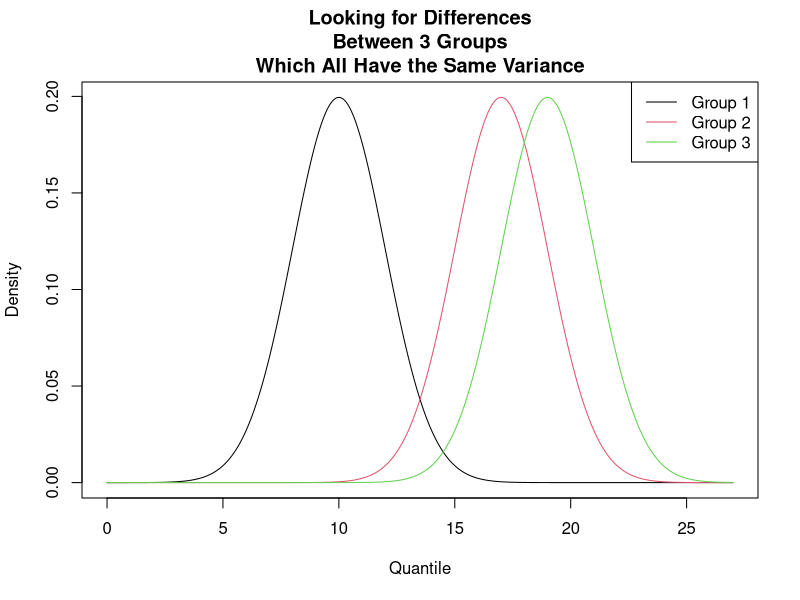
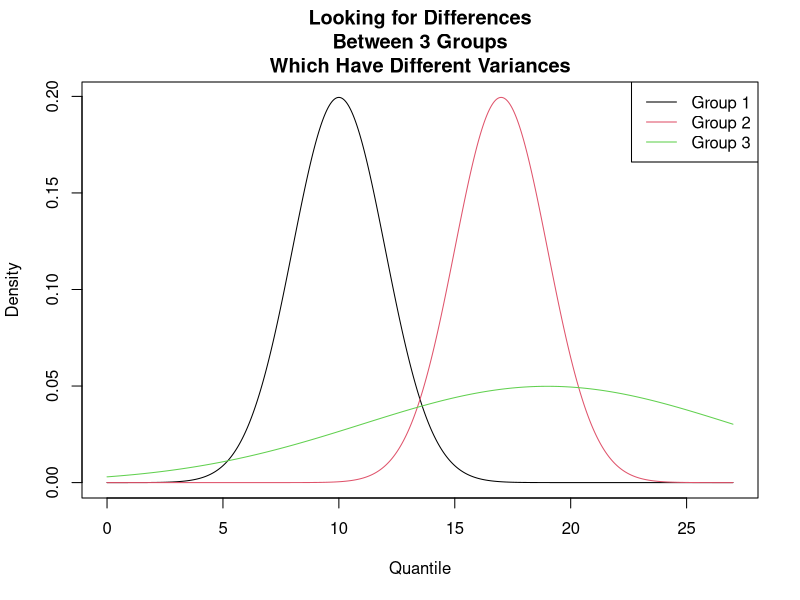
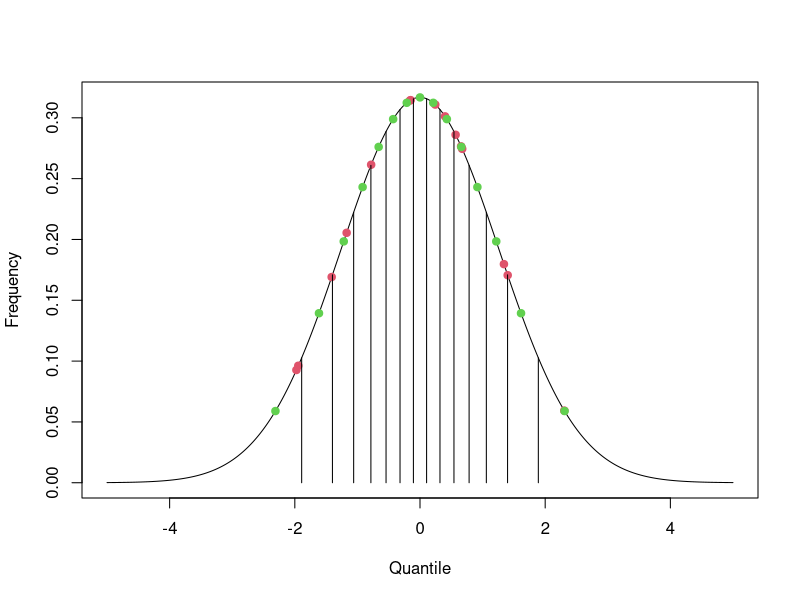
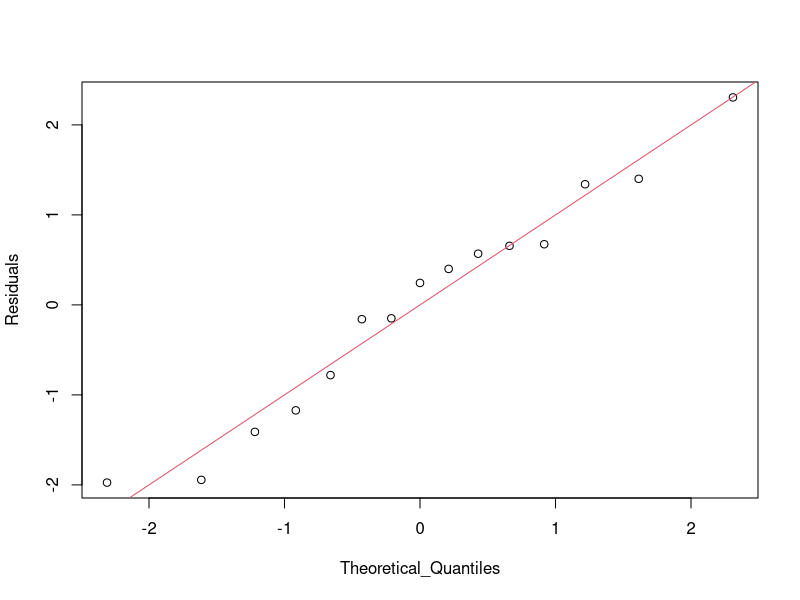

These charts were generated, in order, by the following R code:

# The Linear Model and the Analysis of Variance


# Dummy Variables

lm(iris$Sepal.Length ~ iris$Species)

# We only have one predictor variable in this model.
# Why are there two coefficients in this model?

# It's because the variable 'Species' is categorical. THINK LINEAR MIXED MODEL CONVO

# There are three unique 'Species'.

unique(iris$Species)

# In order to perform linear regression on a
# categorical variable, dummy variables must be used.
# Dummy variables are a numeric way of representing
# categorical variables.

# Here is an example of what dummy variables are.

My_Data <- iris
My_Data$versicolor <- ifelse(iris$Species == 'versicolor', 1, 0) #Makes 3 columns where 1 means it's that species and 0 means its not
My_Data$setosa <- ifelse(iris$Species == 'setosa', 1, 0)
My_Data$virginica <- ifelse(iris$Species == 'virginica', 1, 0)
View(My_Data)

# We just created 3 new columns (one for each
# species).

# We could actually get by with just two columns.

My_Data <- My_Data[, which(colnames(My_Data) != 'virginica')]
View(My_Data)

# In this case, we got rid of the 'virginica'
# column, but we can still tell if a species is
# 'virginica' or not - if it's not 'versicolor' or
# 'setosa', it must be 'virginica'.

# In short, for a given categorical variable with n
# unique categories, we use n - 1 dummy variables to
# create our model.

lm(iris$Sepal.Length ~ iris$Species) #n-1 dummy variables

# That's why we have two, and not one or three, slopes
# in this model.

# In this case, 'setosa' is the baseline, and
# 'versicolor' has an average sepal length 0.930 units
# greater than that of 'setosa'. 'virginica' has an
# average sepal length 1.592 units greater than that
# of 'setosa'.

# Here's what the model actually looks like:

# Sepal.Length = 5.006 + (0.930 * Speciesversicolor) + (1.582 * Speciesvirginica)

# Remember that the 'Speciesversicolor' and
# 'Speciesvirginica' variables are either '0's or
# '1's. If both are '0', then the species must be
# 'setosa', and the sepal length is predicted to be
# 5.006, which is the mean sepal length for the
# species 'setosa'.

mean(iris$Sepal.Length[iris$Species == 'setosa'])


# Analysis of Variance


# How does the analysis of variance work?

Quantile <- seq(0, 27, 0.01)
Group_1 <- dnorm(Quantile, 10, 2)
Group_2 <- dnorm(Quantile, 17, 2)
Group_3 <- dnorm(Quantile, 19, 2)
plot(Group_1 ~ Quantile, type = 'l', col = 1, main = 'Looking for Differences\nBetween 3 Groups\nWhich All Have the Same Variance', xlab = 'Quantile', ylab = 'Density')
lines(Group_2 ~ Quantile, col = 2)
lines(Group_3 ~ Quantile, col = 3)
legend('topright', legend = paste("Group", 1:3), lty = 1, col = 1:3)

# Group 1 has a mean of 10, group 2 has a mean of 17,
# and group 3 has a mean of 19. How can we tell if
# they are significantly different?

# It depends on their variances. Since each group has
# the same variance, we can easily calculate a
# critical distance that can serve to indicate if
# groups are different. You can see how much group 2
# and group 3 overlap, so it's a safe bet to say that
# these groups aren't different. Group 1, on the other
# hand, is quite a bit lower than the other two, and
# its probability distribution function doesn't
# overlap much with the other two. It's safe to say
# that group 1 is probably different than the other
# two groups.

# In practice, groups never have the same exact
# variance. The analysis of variance works by
# calculating a weighted average of the variances
# of the groups. Then, based on this variance, a
# critical distance is calculated. This critical
# distance is the distance between means that two
# groups have to be apart to be deemed different.
# The critical distance is based on the weighted-
# average variance.

# There are two key assumptions this analysis makes.

# First, observations within groups must be
# normally-distributed. Another way of saying this is
# that the residuals must be normally-distributed.
# Residuals are based on a fitted model, and if the
# model predicts that an observation will be the mean
# of the group it's in, then the residuals will be the
# distance between each observation and the mean of
# the group it's in. If these residuals are normally-
# distributed, then the observations within each group
# will also be normally-distributed - you're
# essentially just shifting the whole distribution
# over so that it's centered on 0 instead of on the
# group mean.

# Second, variances of the groups should be the same.
# If they aren't, the critical distance will be
# meaningless.

# Here's an example to prove my point.

Quantile <- seq(0, 27, 0.01)
Group_1 <- dnorm(Quantile, 10, 2)
Group_2 <- dnorm(Quantile, 17, 2)
Group_3 <- dnorm(Quantile, 19, 8)
plot(Group_1 ~ Quantile, type = 'l', col = 1, main = 'Looking for Differences\nBetween 3 Groups\nWhich Have Different Variances', xlab = 'Quantile', ylab = 'Density')
lines(Group_2 ~ Quantile, col = 2)
lines(Group_3 ~ Quantile, col = 3)
legend('topright', legend = paste("Group", 1:3), lty = 1, col = 1:3) #Does not meet the assumptions of ANOVA

# Since group 3 now has a much larger variance than
# the other two groups, the weighted-average variance
# will be greater than it was in the first example.
# Therefore, the critical distance will also be
# greater. Groups 1 and 2 probably won't be different
# anymore because of this new critical distance.
# Furthermore, groups 1 and 3 may be deemed different
# even though there is a significant amount of overlap
# between them, and this is because the critical
# distance is based on the weighted-average variance -
# this critical distance will be too big for the
# groups with the lower variances and too small for
# the group with the large variance.

# Let's work through an example.

Group_1 <- rnorm(5, 10, 2)
Group_2 <- rnorm(5, 17, 2)
Group_3 <- rnorm(5, 19, 2)
Response <- c(Group_1, Group_2, Group_3)
Group <- rep(paste0("Group_", 1:3), each = 5)
(My_Data <- data.frame(Group = Group, Response = Response))

# First, let's build the model.

# My_Data$Response ~ My_Data$Group

# Now, let's test the assumptions.

# Are the residuals normally-distributed?

(Residuals <- lm(Response ~ Group, data = My_Data)$resid)

# Let's look at a quantile-quantile plot. Allows us to test for normality

Mean <- mean(Residuals)
Standard_Deviation <- sd(Residuals)
Quantile <- seq(-5, 5, 0.01)
Frequency <- dnorm(Quantile, Mean, Standard_Deviation)
plot(Frequency ~ Quantile, type = 'l')

# Let's plot our points on this curve.

Our_Residuals <- dnorm(Residuals, Mean, Standard_Deviation)
points(Residuals, Our_Residuals, col = 2, pch = 19)

# Now, let's plot the theoretical values. Since we
# have 15 residuals, we'll have to split this curve up
# into 15 equally-sized regions by area and then
# calculate the midpoints of those regions (by area).
# The quantiles of those midpoints are our theoretical
# values.

#Split probability distrubution curve and find midpoints (by area)
for (i in 1:14) {
  segments(qnorm(i / 15, Mean, Standard_Deviation), 0, qnorm(i / 15, Mean, Standard_Deviation), dnorm(qnorm(i / 15, Mean, Standard_Deviation), Mean, Standard_Deviation))
}

# Now let's add the midpoints.

for (i in 1:15) {
  points(qnorm((2 * i - 1) / 30, Mean, Standard_Deviation), dnorm(qnorm((2 * i - 1) / 30, Mean, Standard_Deviation), Mean, Standard_Deviation), pch = 19, col = 3)
}

# Now, let's look at the quantile-quantile plot.

Theoretical_Quantiles <- qnorm((2 * 1:15 - 1) / 30, Mean, Standard_Deviation)
Residuals <- Residuals[order(Residuals)]
plot(Residuals ~ Theoretical_Quantiles)
abline(0, 1, col = 2)

# It looks pretty good. What do you think?

# We can test this assumption using the Shapiro-Wilk
# test. The null hypothesis of this test is that the
# data follow a normal distribution. Therefore, if the
# p value is greater than 0.05, we can say the data
# are normally-distributed.

shapiro.test(Residuals) #W is the Shapiro test statistic. Essentially correlatoin coefficient

# The Shapiro-Wilk test statistic (W) is very similar
# to, but not exactly the same as, the Pearson's
# correlation coefficient for the relationship
# between the residuals and these theoretical
# quantiles.

cor(Residuals, Theoretical_Quantiles)
shapiro.test(Residuals)$statistic

# Are the variances homogeneous?

# We can use Levene's test for this. The null
# hypothesis of this test is that variances are equal,
# so a p value that's greater than 0.05 suggests that
# variances are equal.

# There is a function to perform Levene's test but
# it's in the 'car' package, so we'll have to install
# and load that package.

if (!require (car)) {
  install.packages('car')
}
library (car)

leveneTest(Response ~ as.factor(Group), center = mean, data = My_Data) #Large p val suggests variances are equal

# How does Levene's test work?

# If variances are equal, the distance between
# individual data points and group means (or medians)
# should be, on average, the same across groups.

# All a Levene's test does is perform an analysis of
# variance on these distances (actually, it is on the
# absolute values of these differences).

My_Data_List <- split(My_Data, My_Data$Group)
Means <- lapply(My_Data_List, function (x) {
  mean(x$Response)
})
My_Data_List <- mapply(function (x, y) {
  x$Absolute_Distances <- abs(x$Response - y)
  return (x)
}, x = My_Data_List, y = Means, SIMPLIFY = F)
My_Data <- unsplit(My_Data_List, Group)

View(My_Data)#P val will equal levine test bc they are the same

summary(aov(Absolute_Distances ~ Group, My_Data)) 

# Our data meet both of these assumptions, so let's
# proceed with the analysis.

summary(aov(Response ~ Group, data = My_Data))

# It looks like there are statistically-significant
# differences between groups.

# If you want to learn more, please take Iago Hale's
# course, ANFS 993 (Design, Analysis, and
# Interpretation of Experiments) this spring.